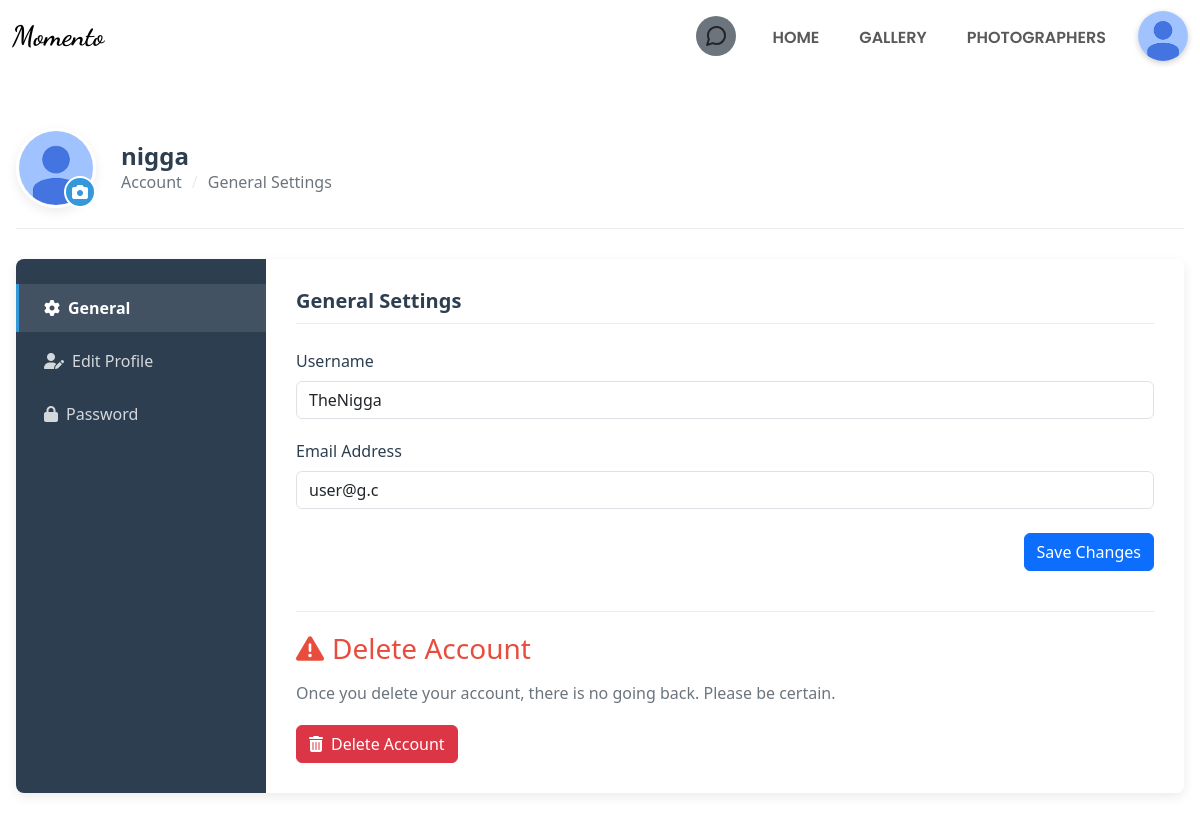
The app's page /edit-profile.php (signed in) with its own data.
### tables this page shows
CREATE TABLE `accounts` (
  `id` int(11) NOT NULL,
  `username` varchar(128) NOT NULL,
  `email` varchar(128) NOT NULL,
  `password` varchar(128) NOT NULL,
  `account_type` enum('user','business') NOT NULL,
  `picture` varchar(512) NOT NULL DEFAULT '/momento/Uploads/ProfilePicture/img_1.jpg',
  `location` varchar(128) NOT NULL,
  `lon` double(255,30) NOT NULL,
  `lat` double(255,30) NOT NULL,
  `provider` enum('local','google','facebook') NOT NULL,
  `provider_id` varchar(255) DEFAULT NULL,
  `created_at` timestamp NOT NULL DEFAULT current_timestamp(),
  `updated_at` timestamp NOT NULL DEFAULT current_timestamp() ON UPDATE current_timestamp()
);

CREATE TABLE `user_profiles` (
  `id` int(11) NOT NULL,
  `name` varchar(64) DEFAULT NULL,
  `gender` enum('not specified','male','female') DEFAULT 'not specified',
  `bio` text NOT NULL,
  `social_links` longtext DEFAULT NULL CHECK (json_valid(`social_links`)),
  `created_at` timestamp NOT NULL DEFAULT current_timestamp(),
  `updated_at` timestamp NOT NULL DEFAULT current_timestamp() ON UPDATE current_timestamp()
);

### edit-profile.php (the view, shortened to what this page needs)
<?php
    require('pdo.php');
?>
<!DOCTYPE html>
<html lang="en">
<head>
    <link href="https://cdn.jsdelivr.net/npm/bootstrap@5.3.0/dist/css/bootstrap.min.css" rel="stylesheet">
    <link rel="stylesheet" href="https://cdnjs.cloudflare.com/ajax/libs/font-awesome/6.0.0/css/all.min.css">
    <link rel="stylesheet" href="css/header.css">
</head>
<body>
    <?php require('header.php'); ?>
    <div class="container-main p-3">
        <div class="profile-header">
            <div class="profile-avatar-container">
                <img src="<?=$data['picture']?>" class="profile-avatar" alt="Profile Picture">
                <form id="profileUploadForm" action="upload-profile-img.php" method="POST" enctype="multipart/form-data">
                    <div class="avatar-upload-btn" onclick="triggerFileInput('profileFile');">
                        <i class="fas fa-camera"></i>
                    </div>
                </form>
            </div>
            <div>
                <h1 class="profile-title">
                    <?php
                        $stmt = $pdo->prepare('SELECT account_type FROM accounts WHERE id = ?');
                        $stmt->execute(array($_SESSION['data']['id']));
                        $account_type = $stmt->fetch(PDO::FETCH_ASSOC);
                        if($account_type['account_type']=='user'){
                            $profileData = $pdo->prepare('SELECT name FROM user_profiles WHERE id = ?');
                            $profileData->execute([$_SESSION['data']['id']]);
                            $name = $profileData->fetch(PDO::FETCH_ASSOC);
                            echo htmlspecialchars($name['name']??null);
                        }elseif($account_type['account_type']=='business'){
                            $profileData = $pdo->prepare('SELECT business_name FROM business_profiles WHERE id = ?');
                            $profileData->execute([$_SESSION['data']['id']]);
                            $name = $profileData->fetch(PDO::FETCH_ASSOC);
                            echo htmlspecialchars($name['business_name']);
                        }
                    ?>
                </h1>
                <div class="profile-breadcrumb">
                    <span>Account</span>
                    <span class="breadcrumb-separator">/</span>
                    <span id="section-title">General Settings</span>
                </div>
            </div>
        </div>
        <div class="settings-container">
            <div class="settings-sidebar">
                <ul class="settings-nav">
                    <li class="settings-nav-item">
                        <a href="#" class="settings-nav-link active" onclick="showSection('general', 'General Settings', this)">
                            <i class="fas fa-cog me-2"></i>General
                        </a>
                    </li>
                    <li class="settings-nav-item">
                        <a href="#" class="settings-nav-link" onclick="showSection('edit-profile', 'Profile Settings', this)">
                            <i class="fas fa-user-edit me-2"></i>Edit Profile
                        </a>
                    </li>
                    <?php
                    $stmt = $pdo->prepare('SELECT provider FROM accounts WHERE id = ?');
                    $stmt->execute([$data['id']]);
                    $result = $stmt->fetch();
                    if($result['provider']=="local"){?>
                        <li class="settings-nav-item">
                            <a href="#" class="settings-nav-link" onclick="showSection('password', 'Password Settings', this)">
                                <i class="fas fa-lock me-2"></i>Password
                            </a>
                        </li>
                    <?php } ?>
                </ul>
            </div>
            <div class="settings-content">
                <?php
                    $stmt = $pdo->prepare('SELECT username, email, location, account_type FROM accounts WHERE id = ?');
                    $stmt->execute([$data['id']]);
                    $result = $stmt->fetch(PDO::FETCH_ASSOC);
                ?>
                <form action="update-profile.php" method="POST">
                    <div id="general" class="content-section">
                        <h2 class="section-title">General Settings</h2>
                        <div class="form-group">
                            <label class="form-label">Username</label>
                            <input name="username" type="text" class="form-control" value="<?=htmlspecialchars($result['username']??'')?>">
                        </div>
                        <div class="form-group">
                            <label class="form-label">Email Address</label>
                            <input name="email" type="email" class="form-control" value="<?=htmlspecialchars($result['email']??'')?>">
                        </div>
                        <div class="d-flex justify-content-end mt-4">
                            <button type="submit" class="btn btn-primary" onclick="saveChanges('General Settings')">
                                Save Changes
                            </button>
                        </div>
                    </div>
                </form>
                <div class="delete-account">
                    <h3 class="delete-account-title">
                        <i class="fas fa-exclamation-triangle me-2"></i>Delete Account
                    </h3>
                    <p class="delete-account-text">
                        Once you delete your account, there is no going back. Please be certain.
                    </p>
                    <button class="btn btn-danger" onclick="confirmDelete()">
                        <i class="fas fa-trash-alt me-2"></i>Delete Account
                    </button>
                </div>
            </div>
        </div>
    </div>
</body>
</html>

### header.php (shortened to what this page needs)
<?php
    require_once('pdo.php');
	if(isset($_SESSION['data']))
		$data = $_SESSION['data'];
?>
<link rel="stylesheet" href="https://cdnjs.cloudflare.com/ajax/libs/font-awesome/6.5.0/css/all.min.css">
<nav class="navbar navbar-expand-lg nav-sticky" id = "navbar">
    <div class="container-fluid">
        <a class="navbar-brand fs-3 momento-logo" href="/momento/index.php">Momento</a>
        <div class="collapse navbar-collapse" id="navbarNav">
            <ul class="navbar-nav ms-auto gap-4 align-items-center">
				<?php if(isset($_SESSION['data'])){?>
				<div class="message-icon-container p-1">
					<div class="bg-secondary rounded-circle message-icon" style=" padding:3px " id="messageIcon" onclick="window.location.href='/momento/chat/chat.php'">
					</div>
				</div>
				<?php }?>
                <li class="nav-item"><a class="nav-link" href="/momento/index.php">HOME</a></li>
                <li class="nav-item dropdown dropdown-hover">
                    <a class="nav-link d-flex align-items-center" href="#" id="galleryDropdown" role="button" data-bs-toggle="dropdown" aria-expanded="false">
                </i> GALLERY
                    </a>
                </li>
                <li class="nav-item"><a class="nav-link" href="/momento/photographers.php">PHOTOGRAPHERS</a></li>
                <?php if (!isset($_SESSION['data'])): ?>
                    <li class="nav-item"><a class="nav-link" href="account/register.php">Sign up</a></li>
                    <li class="login btn"><a class="text-white text-center text-decoration-none" href="account/login.php">Login</a></li>                <?php else: ?>
                    <ul class="list-unstyled m-0 p-0">
                        <div class="dropdown-button">
							<?php
								$sql = $pdo->prepare('select picture from accounts where id = ?');
								$sql->execute([$_SESSION['data']['id']]);
								$result = $sql->fetch();
							?>
                            <img src="<?= $result['picture'] ?>" class="dropdown-img">
                        </div>
                    </ul>
                <?php endif; ?>
            </ul>
        </div>
    </div>
</nav>

### css/header.css (style rules this page uses)
.nav-sticky { position: sticky; top: 0; width: 100%; z-index: 1020; padding: 10px 0; background-color: white; text-align: center; }
.momento-logo { font-family: 'Dancing Script'; font-size: 20px; font-weight: 900 !important; }
.navbar-nav .nav-link { position: relative; padding-bottom: 5px; font-family: 'Poppins'; font-weight: 600; }
.navbar-nav .nav-link::after { content: ''; position: absolute; bottom: 0; left: 0; height: 2px; width: 0; background-color: black; transition: width 0.3s ease; }
.dropdown-button { position: relative; cursor: pointer; }
.dropdown-img { border-radius: 50%; object-fit: cover; height: 50px; width: 50px; box-shadow: 0 2px 6px rgba(0, 0, 0, 0.2); transition: transform 0.3s ease; }
:root { --surface-primary: #ffffff; --surface-secondary: #f8f8f8; --text-primary: #121212; --text-secondary: #757575; --accent: #000000; --border-light: rgba(0, 0, 0, 0.06); --shadow-ambient: rgba(0, 0, 0, 0.08); --shadow-key: rgba(0, 0, 0, 0.12); --status-online: #00C853; }
.message-icon-container { position: relative; cursor: pointer; }
.message-icon { position: relative; display: flex; align-items: center; justify-content: center; width: 40px; height: 40px; border-radius: 50%; background-color: #333; transition: background-color 0.3s ease; padding: 5px; }
.nav-link { transition: color 0.2s; }

### records on screen
accounts: picture (picture), username "TheNigga", email "user@g.c"
user_profiles: name "nigga"
